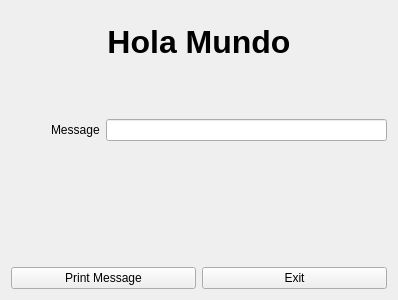
<?xml version="1.0" encoding="UTF-8"?>
<ui version="4.0">
 <class>Form</class>
 <widget class="QWidget" name="Form">
  <property name="geometry">
   <rect>
    <x>0</x>
    <y>0</y>
    <width>398</width>
    <height>300</height>
   </rect>
  </property>
  <property name="windowTitle">
   <string>Form</string>
  </property>
  <layout class="QVBoxLayout" name="verticalLayout_2">
   <item>
    <layout class="QHBoxLayout" name="horizontalLayout_3">
     <item>
      <spacer name="horizontalSpacer_2">
       <property name="orientation">
        <enum>Qt::Horizontal</enum>
       </property>
       <property name="sizeHint" stdset="0">
        <size>
         <width>40</width>
         <height>20</height>
        </size>
       </property>
      </spacer>
     </item>
     <item>
      <widget class="QLabel" name="holaMundo_label">
       <property name="font">
        <font>
         <pointsize>24</pointsize>
         <weight>75</weight>
         <bold>true</bold>
        </font>
       </property>
       <property name="text">
        <string>Hola Mundo</string>
       </property>
       <property name="alignment">
        <set>Qt::AlignCenter</set>
       </property>
      </widget>
     </item>
     <item>
      <spacer name="horizontalSpacer_3">
       <property name="orientation">
        <enum>Qt::Horizontal</enum>
       </property>
       <property name="sizeHint" stdset="0">
        <size>
         <width>40</width>
         <height>20</height>
        </size>
       </property>
      </spacer>
     </item>
    </layout>
   </item>
   <item>
    <spacer name="verticalSpacer_2">
     <property name="orientation">
      <enum>Qt::Vertical</enum>
     </property>
     <property name="sizeType">
      <enum>QSizePolicy::Fixed</enum>
     </property>
     <property name="sizeHint" stdset="0">
      <size>
       <width>20</width>
       <height>40</height>
      </size>
     </property>
    </spacer>
   </item>
   <item>
    <layout class="QVBoxLayout" name="verticalLayout">
     <item>
      <layout class="QFormLayout" name="formLayout">
       <item row="0" column="0">
        <layout class="QHBoxLayout" name="horizontalLayout_2">
         <item>
          <spacer name="horizontalSpacer">
           <property name="orientation">
            <enum>Qt::Horizontal</enum>
           </property>
           <property name="sizeHint" stdset="0">
            <size>
             <width>40</width>
             <height>20</height>
            </size>
           </property>
          </spacer>
         </item>
         <item>
          <widget class="QLabel" name="message_label">
           <property name="text">
            <string>Message</string>
           </property>
          </widget>
         </item>
        </layout>
       </item>
       <item row="0" column="1">
        <widget class="QLineEdit" name="message_lineEdit"/>
       </item>
      </layout>
     </item>
     <item>
      <spacer name="verticalSpacer">
       <property name="orientation">
        <enum>Qt::Vertical</enum>
       </property>
       <property name="sizeType">
        <enum>QSizePolicy::Fixed</enum>
       </property>
       <property name="sizeHint" stdset="0">
        <size>
         <width>12</width>
         <height>120</height>
        </size>
       </property>
      </spacer>
     </item>
     <item>
      <layout class="QHBoxLayout" name="horizontalLayout">
       <item>
        <widget class="QPushButton" name="print_button">
         <property name="text">
          <string>Print Message</string>
         </property>
        </widget>
       </item>
       <item>
        <widget class="QPushButton" name="exit_button">
         <property name="text">
          <string>Exit</string>
         </property>
        </widget>
       </item>
      </layout>
     </item>
    </layout>
   </item>
  </layout>
 </widget>
 <resources/>
 <connections/>
</ui>
